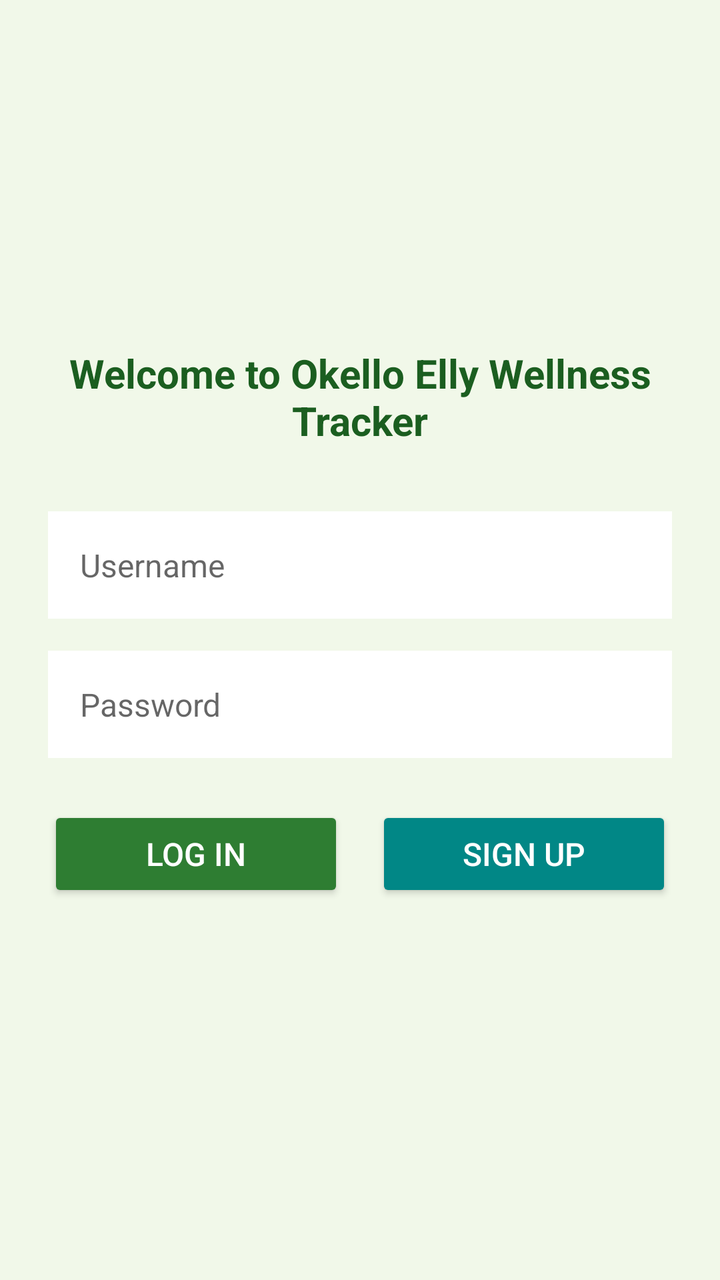
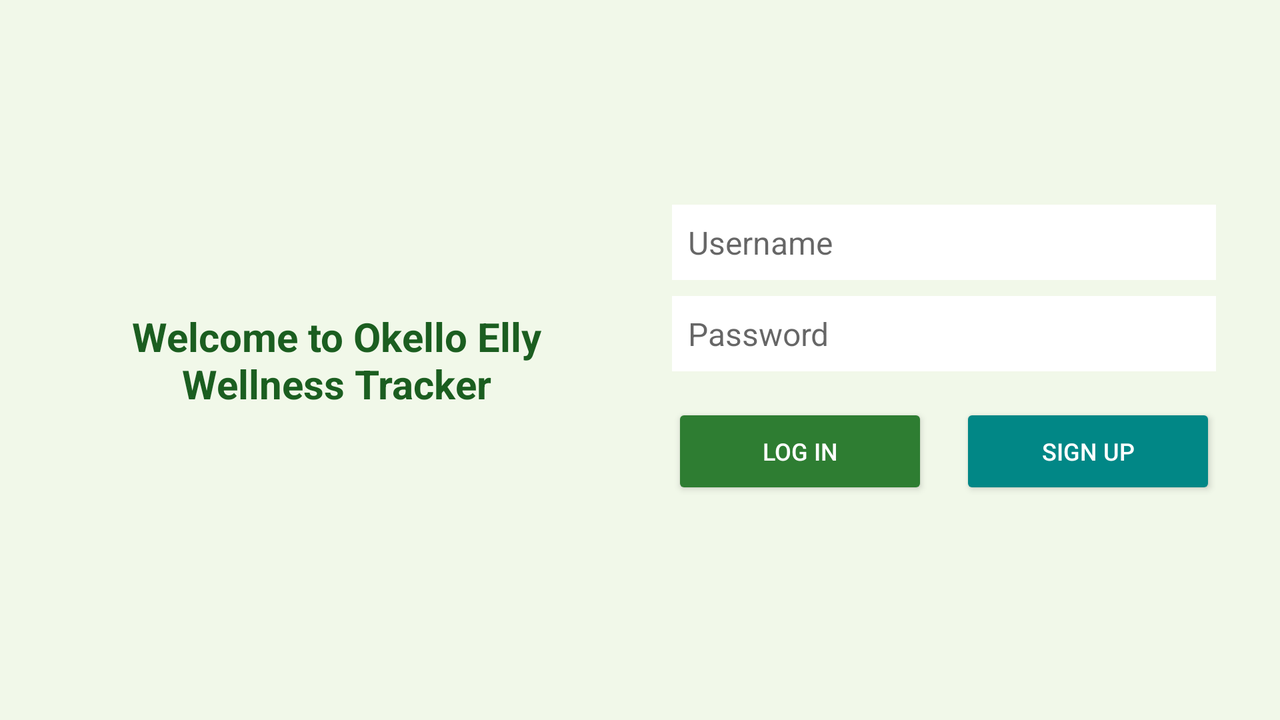

An Android layout and its configuration variant, each rendered on a device that would load it. The default file and the variant file are quoted in full after the pictures.
<!-- AndroidManifest.xml: application theme Theme.Okello_EllyWellnessTracker -->
<!-- res/layout/activity_auth.xml -->
<?xml version="1.0" encoding="utf-8"?>
<LinearLayout xmlns:android="http://schemas.android.com/apk/res/android"
    android:layout_width="match_parent"
    android:layout_height="match_parent"
    android:orientation="vertical"
    android:gravity="center"
    android:background="@color/background_color"
    android:padding="@dimen/padding_large">

    <TextView
        android:id="@+id/tvWelcome"
        android:layout_width="wrap_content"
        android:layout_height="wrap_content"
        android:text="@string/welcome_message"
        android:textSize="@dimen/text_size_large"
        android:textColor="@color/primary_dark_color"
        android:textStyle="bold"
        android:gravity="center"
        android:layout_marginBottom="@dimen/margin_xlarge" />

    <EditText
        android:id="@+id/etUsername"
        android:layout_width="match_parent"
        android:layout_height="wrap_content"
        android:hint="@string/username_hint"
        android:inputType="text"
        android:textSize="@dimen/text_size_medium"
        android:textColor="@color/text_color"
        android:background="@color/card_background"
        android:padding="@dimen/padding_medium"
        android:layout_marginBottom="@dimen/margin_medium" />

    <EditText
        android:id="@+id/etPassword"
        android:layout_width="match_parent"
        android:layout_height="wrap_content"
        android:hint="@string/password_hint"
        android:inputType="textPassword"
        android:textSize="@dimen/text_size_medium"
        android:textColor="@color/text_color"
        android:background="@color/card_background"
        android:padding="@dimen/padding_medium"
        android:layout_marginBottom="@dimen/margin_large" />

    <LinearLayout
        android:layout_width="match_parent"
        android:layout_height="wrap_content"
        android:orientation="horizontal"
        android:gravity="center"
        android:layout_marginBottom="@dimen/margin_medium">

        <Button
            android:id="@+id/btnLogin"
            android:layout_width="0dp"
            android:layout_height="@dimen/button_height"
            android:layout_weight="1"
            android:text="@string/btn_login"
            android:textColor="@color/white"
            android:backgroundTint="@color/primary_color"
            android:textSize="@dimen/text_size_medium"
            android:layout_marginEnd="@dimen/margin_small" />

        <Button
            android:id="@+id/btnSignUp"
            android:layout_width="0dp"
            android:layout_height="@dimen/button_height"
            android:layout_weight="1"
            android:text="@string/btn_signup"
            android:textColor="@color/white"
            android:backgroundTint="@color/teal_700"
            android:textSize="@dimen/text_size_medium"
            android:layout_marginStart="@dimen/margin_small" />
    </LinearLayout>

    <TextView
        android:id="@+id/tvError"
        android:layout_width="wrap_content"
        android:layout_height="wrap_content"
        android:textColor="@color/error_color"
        android:textSize="@dimen/text_size_small"
        android:visibility="gone"
        android:gravity="center"
        android:layout_marginTop="@dimen/margin_medium" />

</LinearLayout>
<!-- resources referenced by this layout -->
<resources>
  <color name="background_color">#FFF1F8E9</color>
  <color name="card_background">#FFFFFFFF</color>
  <color name="error_color">#FFD32F2F</color>
  <color name="primary_color">#FF2E7D32</color>
  <color name="primary_dark_color">#FF1B5E20</color>
  <color name="teal_700">#FF018786</color>
  <color name="text_color">#FF212121</color>
  <color name="white">#FFFFFFFF</color>
  <dimen name="button_height">48dp</dimen>
  <dimen name="margin_large">24dp</dimen>
  <dimen name="margin_medium">16dp</dimen>
  <dimen name="margin_small">8dp</dimen>
  <dimen name="margin_xlarge">32dp</dimen>
  <dimen name="padding_large">24dp</dimen>
  <dimen name="padding_medium">16dp</dimen>
  <dimen name="text_size_large">20sp</dimen>
  <dimen name="text_size_medium">16sp</dimen>
  <dimen name="text_size_small">12sp</dimen>
  <string name="btn_login">Log In</string>
  <string name="btn_signup">Sign Up</string>
  <string name="password_hint">Password</string>
  <string name="username_hint">Username</string>
  <string name="welcome_message">Welcome to Okello Elly Wellness Tracker</string>
  <style name="Theme.Okello_EllyWellnessTracker" parent="Theme.AppCompat.Light.NoActionBar" />
</resources>
<!-- res/layout-land/activity_auth.xml (the repository's variant of the layout above) -->
<!-- drawn on the phone turned sideways -->
<?xml version="1.0" encoding="utf-8"?>
<LinearLayout xmlns:android="http://schemas.android.com/apk/res/android"
    android:layout_width="match_parent"
    android:layout_height="match_parent"
    android:orientation="horizontal"
    android:gravity="center"
    android:background="@color/background_color"
    android:padding="@dimen/padding_medium">

    <LinearLayout
        android:layout_width="0dp"
        android:layout_height="match_parent"
        android:layout_weight="1"
        android:orientation="vertical"
        android:gravity="center"
        android:padding="@dimen/padding_medium">

        <TextView
            android:id="@+id/tvWelcome"
            android:layout_width="wrap_content"
            android:layout_height="wrap_content"
            android:text="@string/welcome_message"
            android:textSize="@dimen/text_size_large"
            android:textColor="@color/primary_dark_color"
            android:textStyle="bold"
            android:gravity="center" />
    </LinearLayout>

    <LinearLayout
        android:layout_width="0dp"
        android:layout_height="match_parent"
        android:layout_weight="1"
        android:orientation="vertical"
        android:gravity="center"
        android:padding="@dimen/padding_medium">

        <EditText
            android:id="@+id/etUsername"
            android:layout_width="match_parent"
            android:layout_height="wrap_content"
            android:hint="@string/username_hint"
            android:inputType="text"
            android:textSize="@dimen/text_size_medium"
            android:textColor="@color/text_color"
            android:background="@color/card_background"
            android:padding="@dimen/padding_small"
            android:layout_marginBottom="@dimen/margin_small" />

        <EditText
            android:id="@+id/etPassword"
            android:layout_width="match_parent"
            android:layout_height="wrap_content"
            android:hint="@string/password_hint"
            android:inputType="textPassword"
            android:textSize="@dimen/text_size_medium"
            android:textColor="@color/text_color"
            android:background="@color/card_background"
            android:padding="@dimen/padding_small"
            android:layout_marginBottom="@dimen/margin_medium" />

        <LinearLayout
            android:layout_width="match_parent"
            android:layout_height="wrap_content"
            android:orientation="horizontal"
            android:gravity="center"
            android:layout_marginBottom="@dimen/margin_small">

            <Button
                android:id="@+id/btnLogin"
                android:layout_width="0dp"
                android:layout_height="@dimen/button_height"
                android:layout_weight="1"
                android:text="@string/btn_login"
                android:textColor="@color/white"
                android:backgroundTint="@color/primary_color"
                android:textSize="@dimen/text_size_small"
                android:layout_marginEnd="@dimen/margin_small" />

            <Button
                android:id="@+id/btnSignUp"
                android:layout_width="0dp"
                android:layout_height="@dimen/button_height"
                android:layout_weight="1"
                android:text="@string/btn_signup"
                android:textColor="@color/white"
                android:backgroundTint="@color/teal_700"
                android:textSize="@dimen/text_size_small"
                android:layout_marginStart="@dimen/margin_small" />
        </LinearLayout>

        <TextView
            android:id="@+id/tvError"
            android:layout_width="wrap_content"
            android:layout_height="wrap_content"
            android:textColor="@color/error_color"
            android:textSize="@dimen/text_size_small"
            android:visibility="gone"
            android:gravity="center" />
    </LinearLayout>

</LinearLayout>
<!-- resources referenced by the variant -->
<!-- as the phone turned sideways resolves them -->
<resources>
  <color name="background_color">#FFF1F8E9</color>
  <color name="card_background">#FFFFFFFF</color>
  <color name="error_color">#FFD32F2F</color>
  <color name="primary_color">#FF2E7D32</color>
  <color name="primary_dark_color">#FF1B5E20</color>
  <color name="teal_700">#FF018786</color>
  <color name="text_color">#FF212121</color>
  <color name="white">#FFFFFFFF</color>
  <dimen name="button_height">48dp</dimen>
  <dimen name="margin_medium">16dp</dimen>
  <dimen name="margin_small">8dp</dimen>
  <dimen name="padding_medium">16dp</dimen>
  <dimen name="padding_small">8dp</dimen>
  <dimen name="text_size_large">20sp</dimen>
  <dimen name="text_size_medium">16sp</dimen>
  <dimen name="text_size_small">12sp</dimen>
  <string name="btn_login">Log In</string>
  <string name="btn_signup">Sign Up</string>
  <string name="password_hint">Password</string>
  <string name="username_hint">Username</string>
  <string name="welcome_message">Welcome to Okello Elly Wellness Tracker</string>
  <style name="Theme.Okello_EllyWellnessTracker" parent="Theme.AppCompat.Light.NoActionBar" />
</resources>
